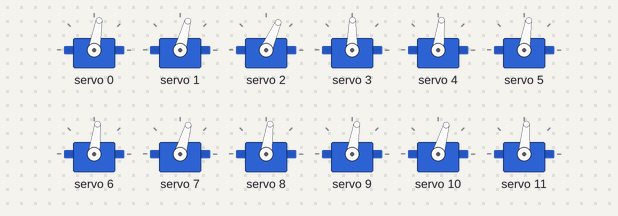
The sketch below on a simulated Arduino Uno, built with avr-gcc and run on an emulated ATmega328P. Shown: 12 × servo. What the sketch prints to the serial monitor is not drawn.

Above: at 1.75 s.
At 3.7 s:
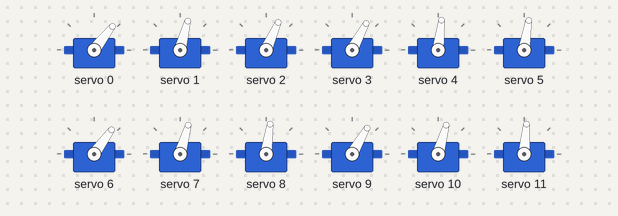
At 5.7 s:
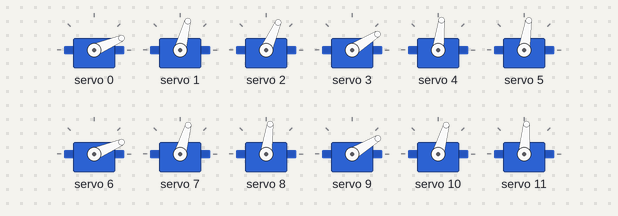
At 7.7 s:
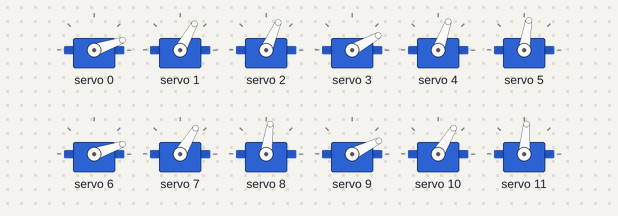
At 9.7 s:
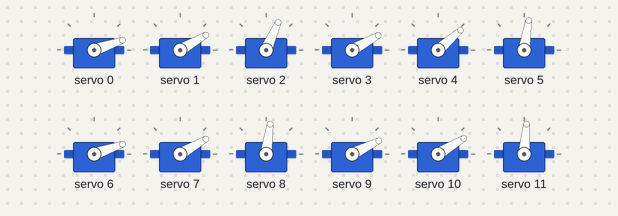
At 10.7 s:
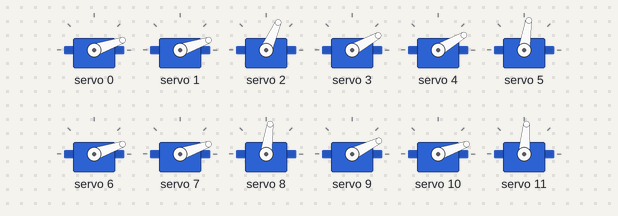
Timing chart, 0 to 13.4 s (numbered marks = the images above):
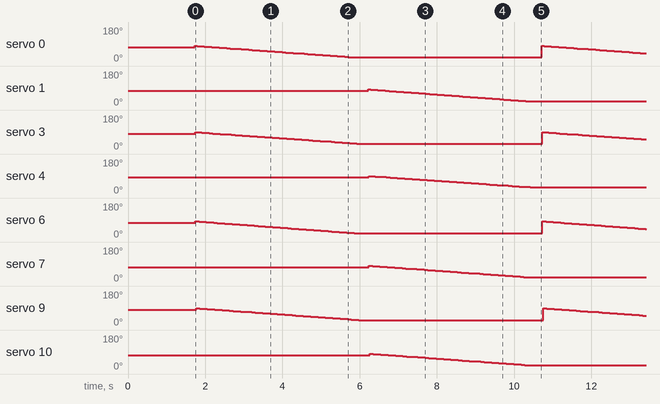

The sketch:

PCA9685_ServoProgram_SimulatedMotion.ino
```cpp
#include <Wire.h>
#include <Adafruit_PWMServoDriver.h>

// called this way, it uses the default address 0x40
Adafruit_PWMServoDriver pwm = Adafruit_PWMServoDriver();

int rate = 250;
int angle0[180];


void setup() {
  Serial.begin(9600);
  Serial.println("8 channel Servo test!");
  pwm.begin();
  pwm.setPWMFreq(60);  // Analog servos run at ~60 Hz updates
  delay(10);
  pwm.setPWM(0, 0, angleToPulse0(90));
  pwm.setPWM(1, 0, angleToPulse1(90));
  pwm.setPWM(2, 0, angleToPulse2(90));
  pwm.setPWM(3, 0, angleToPulse3(90));
  pwm.setPWM(4, 0, angleToPulse4(90));
  pwm.setPWM(5, 0, angleToPulse5(90));
  pwm.setPWM(6, 0, angleToPulse6(90));
  pwm.setPWM(7, 0, angleToPulse7(90));
  pwm.setPWM(8, 0, angleToPulse8(90));
  pwm.setPWM(9, 0, angleToPulse9(90));
  pwm.setPWM(10, 0, angleToPulse10(90));
  pwm.setPWM(11, 0, angleToPulse11(90));
  delay(1500);
  for (int i = 0; i < 180; i++) {
    angle0[i] = i;
  }
}

void loop() {

  for (int i = 100; i > 10; i = i-2) {
    pwm.setPWM(0, 0, angleToPulse0(angle0[i]));
    Serial.println(angle0[i]);
    //pwm.setPWM(2, 0, angleToPulse2(angle0[i]));
    pwm.setPWM(3, 0, angleToPulse3(angle0[i]));
    //pwm.setPWM(5, 0, angleToPulse5(angle0[i]));
    pwm.setPWM(6, 0, angleToPulse6(angle0[i]));
    //pwm.setPWM(8, 0, angleToPulse8(angle0[i]));
    pwm.setPWM(9, 0, angleToPulse9(angle0[i]));
    //pwm.setPWM(10, 0, angleToPulse10(angle0[i]));
    //pwm.setPWM(11, 0, angleToPulse11(angle0[i]));

  }
  delay(rate);
  for (int i = 100; i > 10; i = i-2) {
    pwm.setPWM(1, 0, angleToPulse1(angle0[i]));
    Serial.println(angle0[i]);
    pwm.setPWM(4, 0, angleToPulse4(angle0[i]));
    pwm.setPWM(7, 0, angleToPulse7(angle0[i]));
    pwm.setPWM(10, 0, angleToPulse10(angle0[i]));
  }
  delay(rate);
}

int angleToPulse0(int ang) {
  int pulse0 = map(ang, 0, 180, 160, 480);
  Serial.print("Angle: "); Serial.print(ang);
  Serial.print(" pulse: "); Serial.println(pulse0);
  return pulse0;
}

int angleToPulse1(int ang) {
  int pulse1 = map(ang, 0, 180, 160, 490);
  Serial.print("Angle: "); Serial.print(ang);
  Serial.print(" pulse: "); Serial.println(pulse1);
  return pulse1;
}

int angleToPulse2(int ang) {
  int pulse2 = map(ang, 0, 180, 160, 440);
  Serial.print("Angle: "); Serial.print(ang);
  Serial.print(" pulse: "); Serial.println(pulse2);
  return pulse2;
}

int angleToPulse3(int ang) {
  int pulse3 = map(ang, 0, 180, 185, 500);
  Serial.print("Angle: "); Serial.print(ang);
  Serial.print(" pulse: "); Serial.println(pulse3);
  return pulse3;
}
int angleToPulse4(int ang) {
  int pulse4 = map(ang, 0, 180, 190, 500);
  Serial.print("Angle: "); Serial.print(ang);
  Serial.print(" pulse: "); Serial.println(pulse4);
  return pulse4;
}

int angleToPulse5(int ang) {
  int pulse5 = map(ang, 0, 180, 190, 490);
  Serial.print("Angle: "); Serial.print(ang);
  Serial.print(" pulse: "); Serial.println(pulse5);
  return pulse5;
}

int angleToPulse6(int ang) {
  int pulse6 = map(ang, 0, 180, 160, 490);
  Serial.print("Angle: "); Serial.print(ang);
  Serial.print(" pulse: "); Serial.println(pulse6);
  return pulse6;
}

int angleToPulse7(int ang) {
  int pulse7 = map(ang, 0, 180, 160, 480);
  Serial.print("Angle: "); Serial.print(ang);
  Serial.print(" pulse: "); Serial.println(pulse7);
  return pulse7;
}

int angleToPulse8(int ang) {
  int pulse8 = map(ang, 0, 180, 175, 510);
  Serial.print("Angle: "); Serial.print(ang);
  Serial.print(" pulse: "); Serial.println(pulse8);
  return pulse8;
}

int angleToPulse9(int ang) {
  int pulse9 = map(ang, 0, 180, 180, 500);
  Serial.print("Angle: "); Serial.print(ang);
  Serial.print(" pulse: "); Serial.println(pulse9);
  return pulse9;
}

int angleToPulse10(int ang) {
  int pulse10 = map(ang, 0, 180, 160, 480);
  Serial.print("Angle: "); Serial.print(ang);
  Serial.print(" pulse: "); Serial.println(pulse10);
  return pulse10;
}

int angleToPulse11(int ang) {
  int pulse11 = map(ang, 0, 180, 190, 510);
  Serial.print("Angle: "); Serial.print(ang);
  Serial.print(" pulse: "); Serial.println(pulse11);
  return pulse11;
}
```
